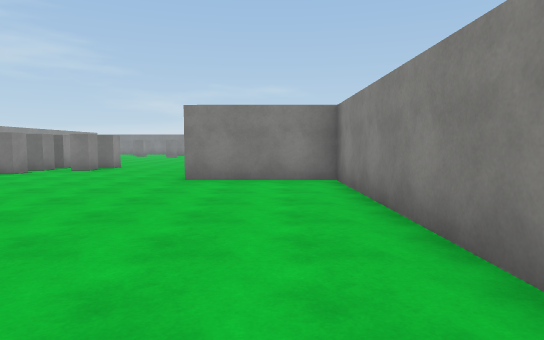
view 1 (above)

22 first-person views from a walk through a scene from a Unity 3-D project. The camera is 1.4 m above the floor, tilts 4° down and sees 75° across. The floor is counted in squares, 2 m on a side. Each view is taken from the middle of a square. On the plan, view 1 faces up. The plan holds only what a view shows up to about 11 squares ahead; the rest is blank. The place goes on beyond the plan. Surface patterns are stand-ins for the level's own textures.

view 2
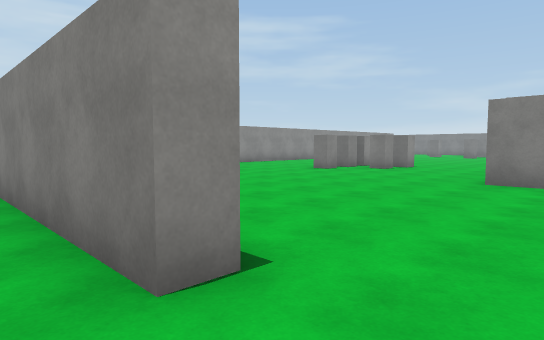

view 3
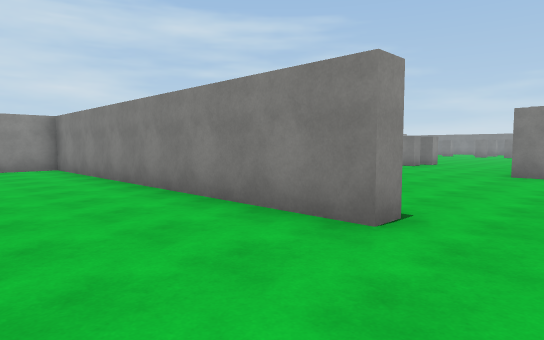

view 4
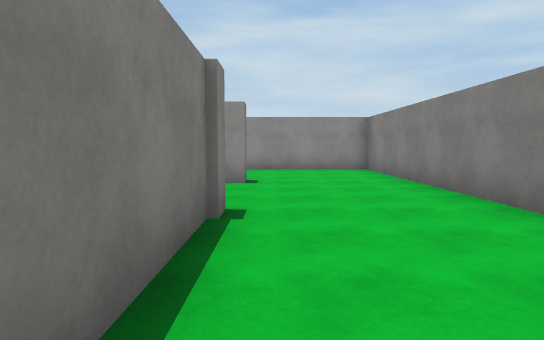

view 5
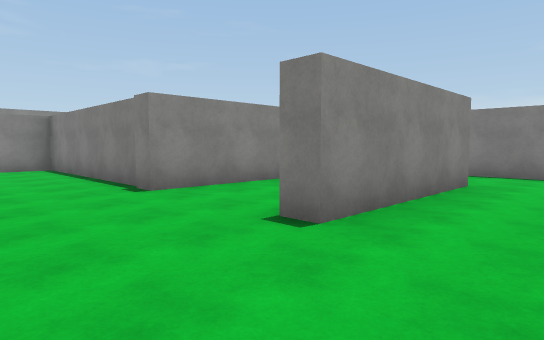

view 6
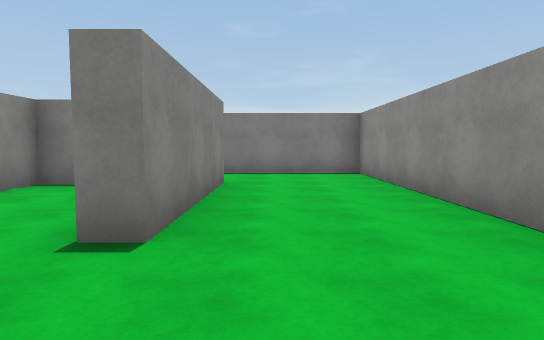

view 7
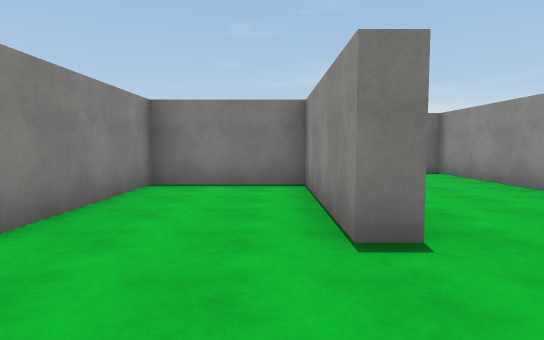

view 8
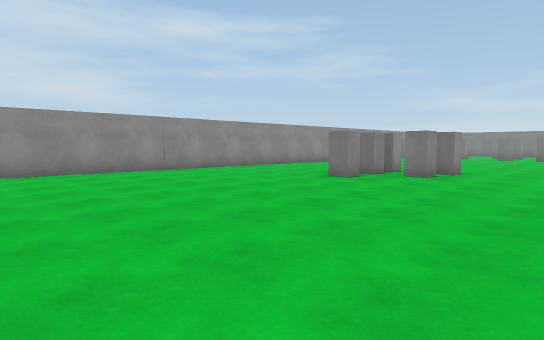

view 9
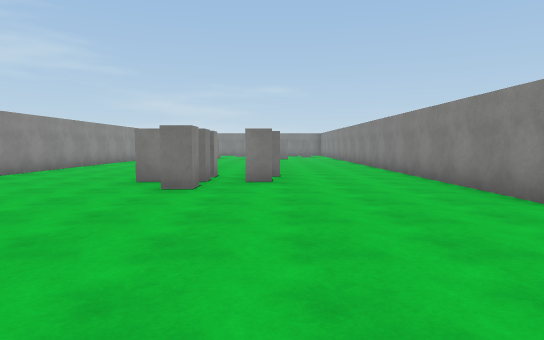

view 10
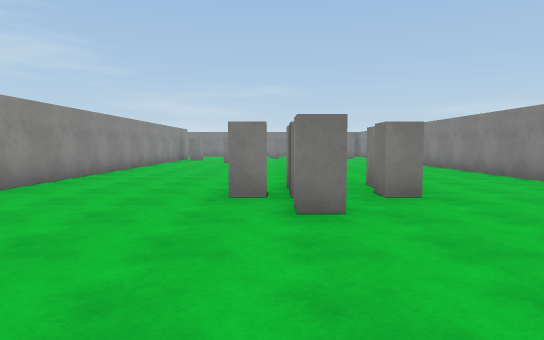

view 11
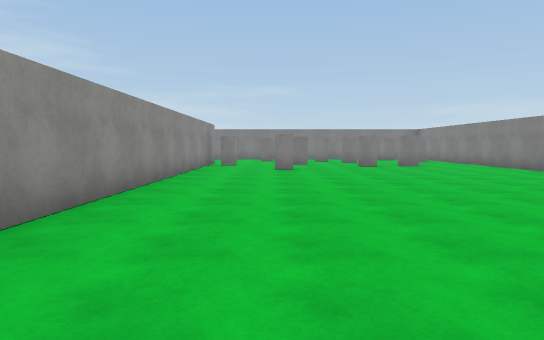

view 12
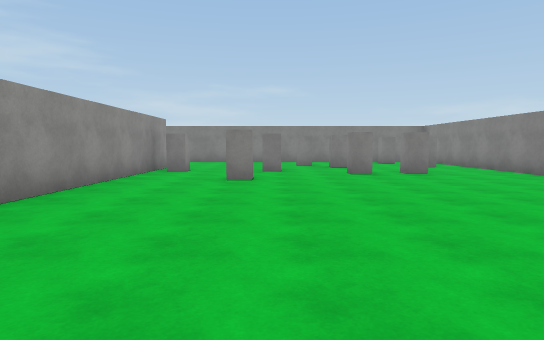

view 13
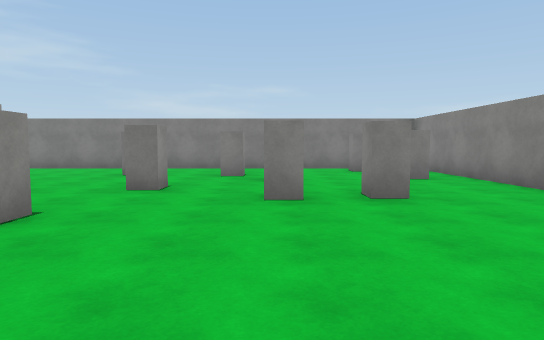

view 14
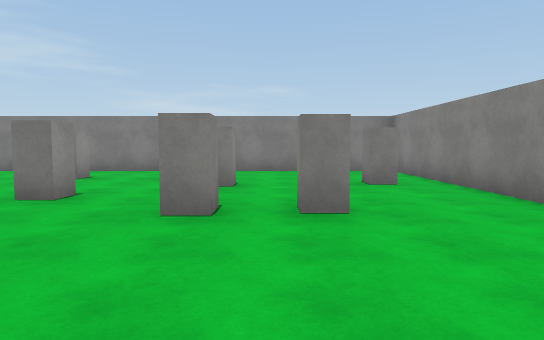

view 15
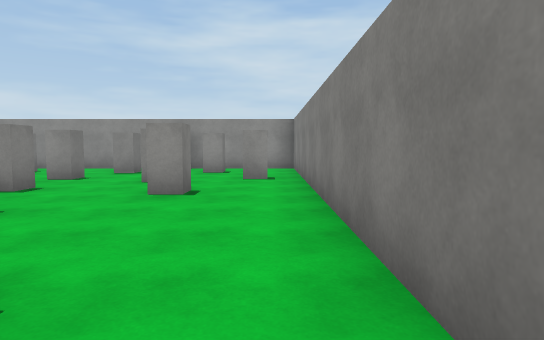

view 16
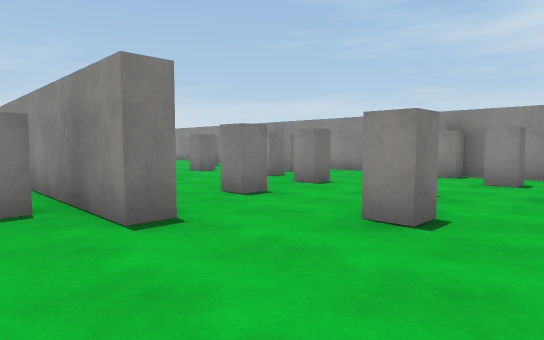

view 17
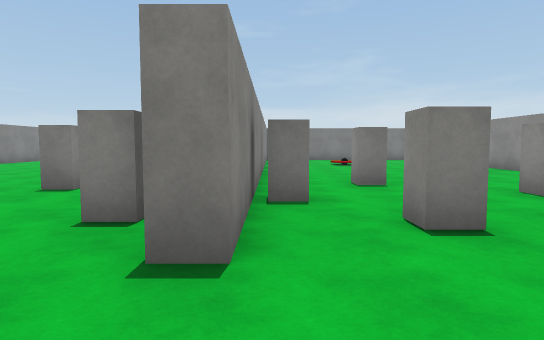

view 18
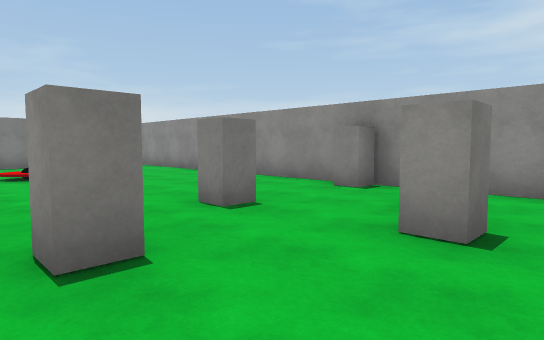

view 19
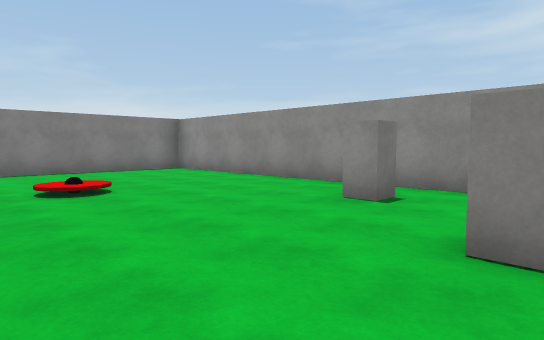

view 20
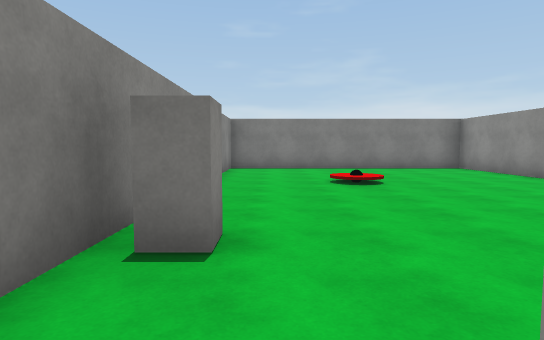

view 21
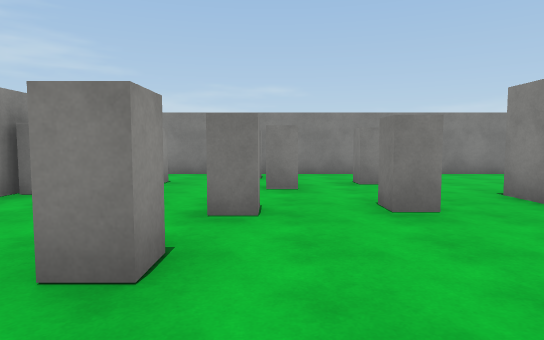

view 22
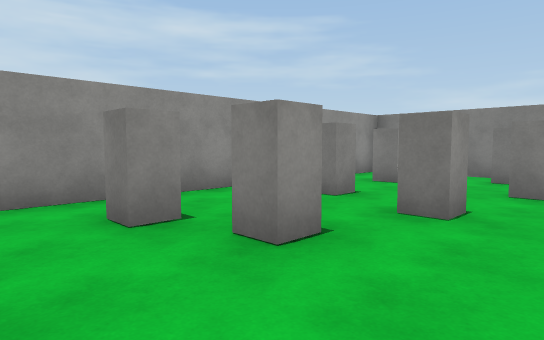

### Floor plan
Ten units are one square. View 1 is at (0, 0); x grows to the right and y downward. Boxes are objects, and circles mark ways between rooms. Rooms are numbered by the first view taken in them; rooms with no view inside come last. Other rooms are left out.
<svg viewBox="-192 -272 210 366">
<path fill="none" stroke="#000" d="M-81 68 -81 26 -76 26 -76 63 -49 63 -49 26 13 26 13 14M-15 -14 -15 -8 -112 -8 -112 89 -74 89M-118 -149 -118 -229 -112 -229 -112 -105M-112 -84 -112 -31M-17 -184 -17 -262M-25 -267 -187 -267 -187 -82 -118 -82 -118 -101M13 -16 13 -71 -17 -71 -17 -160"/>
<rect x="-185" y="-185" width="10" height="10" fill="#bbb"><title>block</title></rect>
<rect x="-185" y="-235" width="10" height="10" fill="#bbb"><title>block</title></rect>
<rect x="-175" y="-165" width="10" height="10" fill="#bbb"><title>block</title></rect>
<rect x="-175" y="-195" width="10" height="10" fill="#bbb"><title>block</title></rect>
<rect x="-175" y="-225" width="10" height="10" fill="#bbb"><title>block</title></rect>
<rect x="-175" y="-245" width="10" height="10" fill="#bbb"><title>block</title></rect>
<rect x="-165" y="-185" width="10" height="10" fill="#bbb"><title>block</title></rect>
<rect x="-165" y="-205" width="10" height="10" fill="#bbb"><title>block</title></rect>
<rect x="-165" y="-265" width="10" height="10" fill="#bbb"><title>block</title></rect>
<rect x="-155" y="-225" width="10" height="10" fill="#bbb"><title>block</title></rect>
<rect x="-155" y="-245" width="10" height="10" fill="#bbb"><title>block</title></rect>
<rect x="-145" y="-195" width="10" height="10" fill="#bbb"><title>block</title></rect>
<rect x="-145" y="-225" width="10" height="10" fill="#bbb"><title>block</title></rect>
<rect x="-135" y="-245" width="10" height="10" fill="#bbb"><title>block</title></rect>
<rect x="-125" y="-175" width="10" height="10" fill="#bbb"><title>block</title></rect>
<rect x="-125" y="-205" width="10" height="10" fill="#bbb"><title>block</title></rect>
<rect x="-115" y="-225" width="10" height="10" fill="#bbb"><title>block</title></rect>
<rect x="-95" y="-195" width="10" height="10" fill="#bbb"><title>block</title></rect>
<rect x="-95" y="-245" width="10" height="10" fill="#bbb"><title>block</title></rect>
<rect x="-85" y="-225" width="10" height="10" fill="#bbb"><title>block</title></rect>
<rect x="-75" y="-95" width="10" height="10" fill="#bbb"><title>block</title></rect>
<rect x="-75" y="-105" width="10" height="10" fill="#bbb"><title>block</title></rect>
<rect x="-75" y="-115" width="10" height="10" fill="#bbb"><title>block</title></rect>
<rect x="-75" y="-245" width="10" height="10" fill="#bbb"><title>block</title></rect>
<rect x="-65" y="-215" width="10" height="10" fill="#bbb"><title>block</title></rect>
<rect x="-65" y="-235" width="10" height="10" fill="#bbb"><title>block</title></rect>
<rect x="-55" y="-115" width="10" height="10" fill="#bbb"><title>block</title></rect>
<rect x="-55" y="-215" width="10" height="10" fill="#bbb"><title>block</title></rect>
<rect x="-45" y="-265" width="10" height="10" fill="#bbb"><title>block</title></rect>
<rect x="-35" y="-235" width="10" height="10" fill="#bbb"><title>block</title></rect>
<circle cx="-5" cy="-10" r="3" fill="#2a7"/>
<text x="-70" y="30">1</text>
<text x="-90" y="-150">2</text>
</svg>
Room 1 opens to room 2.

Where each view was taken, in squares from view 1:
view 1: 0 up, 0 right, facing up
view 2: 0 up, 0 right, facing up-left
view 3: 2 down, 0 right, facing up-left
view 4: 2 down, 1 left, facing left
view 5: 0 up, 10 left, facing down-right
view 6: 0 up, 9 left, facing down
view 7: 0 up, 7 left, facing down
view 8: 2 up, 2 left, facing up-left
view 9: 3 up, 5 left, facing up
view 10: 5 up, 7 left, facing up
view 11: 9 up, 9 left, facing up
view 12: 12 up, 8 left, facing up
view 13: 16 up, 6 left, facing up
view 14: 17 up, 5 left, facing up
view 15: 26 up, 8 left, facing left
view 16: 26 up, 10 left, facing down-left
view 17: 25 up, 12 left, facing down
view 18: 21 up, 13 left, facing down-left
view 19: 18 up, 13 left, facing down-left
view 20: 19 up, 13 left, facing down
view 21: 18 up, 15 left, facing up
view 22: 18 up, 14 left, facing up-left
